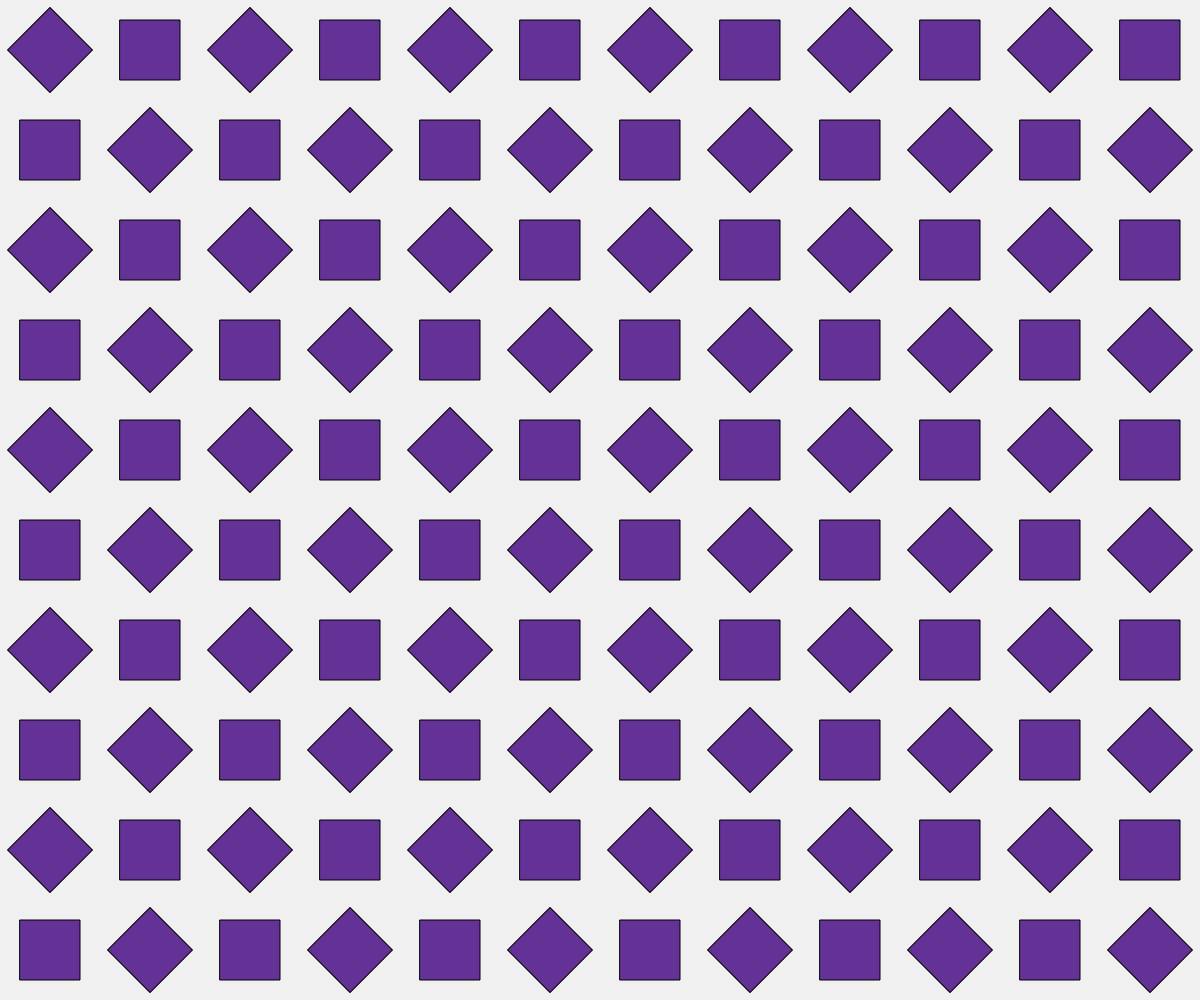
Frame 1 (no input)
Frame 2 (the mouse pressed at the canvas centre, redrawn once): identical to frame 1, image omitted

The p5.js sketch that drew this single still picture (run headless with seeded random() and noise() and a simulated clock; the mouse was pressed at the canvas centre and the sketch redrawn once):

// p5.js sketch
// ── sketch.js
function setup() { createCanvas(windowWidth, windowHeight); noLoop(); }
function draw() {
  background(240);
  let s = 100;
  for(let x=0; x<width; x+=s) {
    for(let y=0; y<height; y+=s) {
      push();
      translate(x+s/2, y+s/2);
      if((x/s + y/s)%2 == 0) rotate(PI/4);
      rectMode(CENTER);
      fill(100, 50, 150);
      rect(0, 0, s*0.6, s*0.6);
      pop();
    }
  }
}
function windowResized() { resizeCanvas(windowWidth, windowHeight); }
